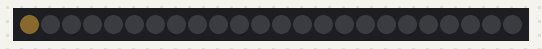
Bench run of a sketch on a simulated Arduino Uno, built with avr-gcc and run on an emulated ATmega328P. Shown: 24 RGB LEDs in strip order, left to right. Dim RGB values are drawn brighter than linear; random numbers use the default seed unless the sketch sets one.

Above: at 0.1 s.
At 11.6 s:
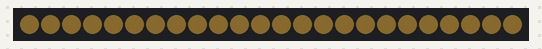
At 19.6 s:
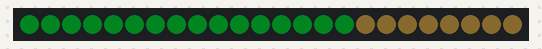
At 23.6 s:
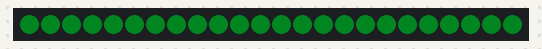
At 29.1 s:
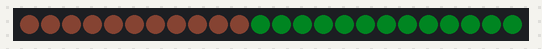
At 39.1 s:
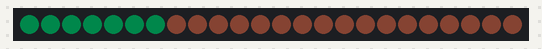

The sketch:

neopixels_simple_code.ino
```cpp
#include <Adafruit_NeoPixel.h>
// Which pin on the Arduino is connected to the NeoPixels?
#define PIN  4
// How many NeoPixels are attached to the Arduino?
#define NUMPIXELS  24
// When we setup the NeoPixel library, we tell it how many pixels, and which pin to use to send signals.
Adafruit_NeoPixel strip = Adafruit_NeoPixel(NUMPIXELS, PIN, NEO_GRB + NEO_KHZ800);

int delayval = 500; // delay for half a second

void setup() {
  strip.begin(); // This initializes the NeoPixel library.
  strip.clear();
  strip.show();   // make sure it is visible

}

void loop() {

  // For a set of NeoPixels the first NeoPixel is 0, second is 1, all the way up to the count of pixels minus one.

  int red = random(0, 10);
  int gre = random(0, 10);
  int blue = random(0, 10);
  for(int i = 0; i < NUMPIXELS; i++){
    // pixels.Color takes GRB values, from 0,0,0 up to 255,255,255 [in the order GRB]
    strip.setPixelColor(i, gre, red, blue);
    strip.show();
    // This sends the updated pixel color to the hardware.
    delay(delayval);
    // Delay for a period of time (in milliseconds).
  }
}
```
